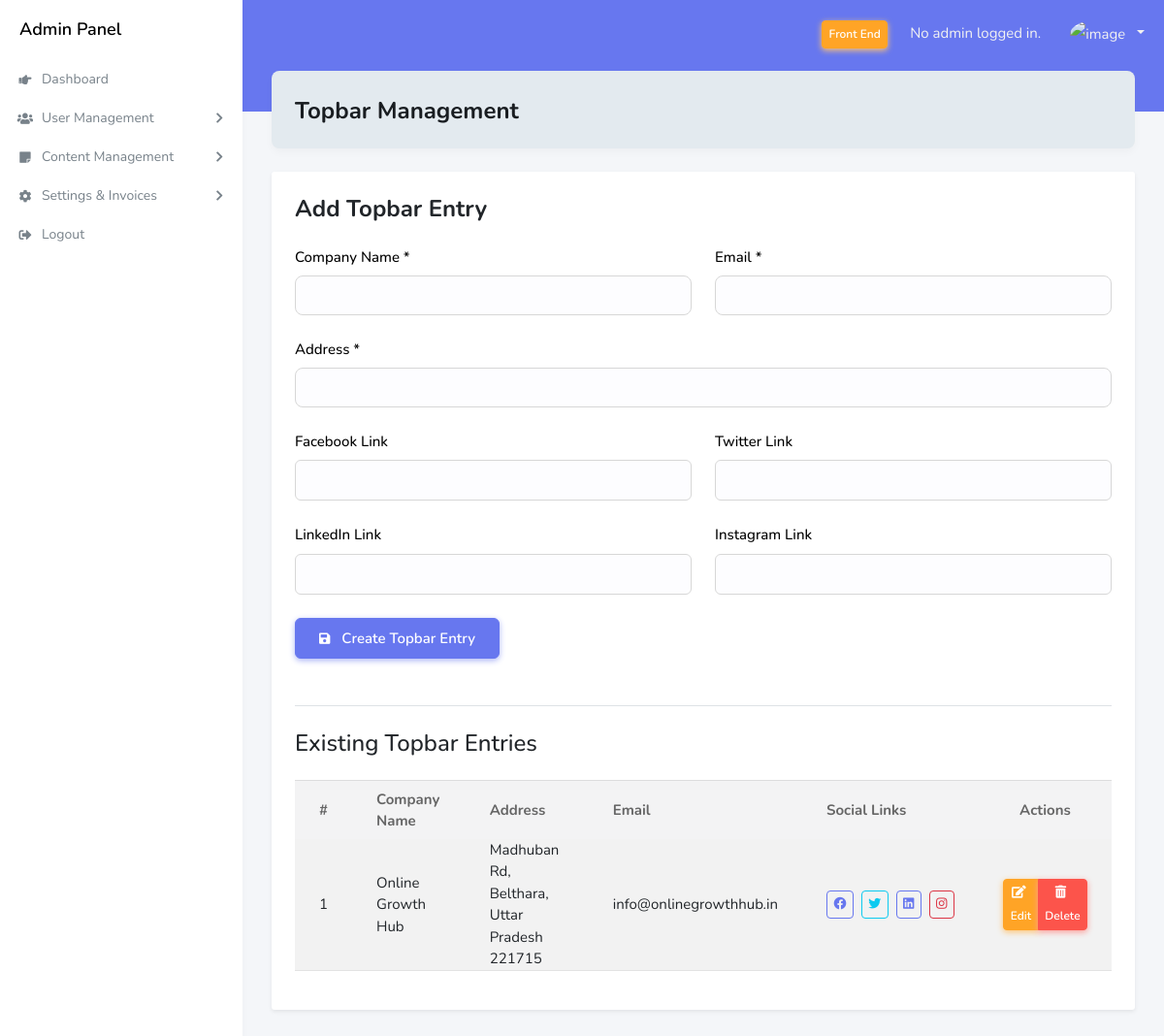
The app's page /admin/topbar-management.php with its own data.
### tables this page shows
CREATE TABLE `topbar` (
  `id` int(11) NOT NULL,
  `company_name` varchar(255) NOT NULL,
  `address` varchar(255) NOT NULL,
  `email` varchar(255) NOT NULL,
  `facebook_link` varchar(255) DEFAULT NULL,
  `twitter_link` varchar(255) DEFAULT NULL,
  `linkedin_link` varchar(255) DEFAULT NULL,
  `instagram_link` varchar(255) DEFAULT NULL
);

### admin/topbar-management.php (the view, shortened to what this page needs)
<?php include 'layouts/top.php'; ?>
<?php
$statement = $pdo->prepare("SELECT * FROM topbar");
$statement->execute();
$topbar_entries = $statement->fetchAll(PDO::FETCH_ASSOC);
$topbar_entry = null;
?>
<div class="main-content">
    <section class="section">
        <div class="section-header bg-light p-4 rounded-3 mb-4">
            <h1 class="h3 mb-0 text-dark">Topbar Management</h1>
        </div>
        <div class="section-body">
            <div class="row">
                <div class="col-12">
                    <div class="card shadow-sm">
                        <div class="card-body p-4">
                            <h4 class="card-title mb-4">
                                <?php echo isset($topbar_entry) ? 'Edit Topbar Entry' : 'Add Topbar Entry'; ?>
                            </h4>
                            <form action="" method="post" class="needs-validation" novalidate>
                                <div class="row">
                                    <div class="col-md-6 mb-4">
                                        <label class="form-label fw-medium">Company Name *</label>
                                        <input type="text" class="form-control form-control-lg" name="company_name"
                                               value="<?php echo isset($topbar_entry) ? htmlspecialchars($topbar_entry['company_name']) : ''; ?>" required>
                                    </div>
                                    <div class="col-md-6 mb-4">
                                        <label class="form-label fw-medium">Email *</label>
                                        <input type="email" class="form-control form-control-lg" name="email"
                                               value="<?php echo isset($topbar_entry) ? htmlspecialchars($topbar_entry['email']) : ''; ?>" required>
                                    </div>
                                </div>
                                <div class="mb-4">
                                    <label class="form-label fw-medium">Address *</label>
                                    <input type="text" class="form-control form-control-lg" name="address"
                                           value="<?php echo isset($topbar_entry) ? htmlspecialchars($topbar_entry['address']) : ''; ?>" required>
                                </div>
                                <div class="row">
                                    <div class="col-md-6 mb-4">
                                        <label class="form-label fw-medium">Facebook Link</label>
                                        <input type="url" class="form-control" name="facebook_link"
                                               value="<?php echo isset($topbar_entry) ? htmlspecialchars($topbar_entry['facebook_link']) : ''; ?>">
                                    </div>
                                    <div class="col-md-6 mb-4">
                                        <label class="form-label fw-medium">Twitter Link</label>
                                        <input type="url" class="form-control" name="twitter_link"
                                               value="<?php echo isset($topbar_entry) ? htmlspecialchars($topbar_entry['twitter_link']) : ''; ?>">
                                    </div>
                                </div>
                                <div class="row">
                                    <div class="col-md-6 mb-4">
                                        <label class="form-label fw-medium">LinkedIn Link</label>
                                        <input type="url" class="form-control" name="linkedin_link"
                                               value="<?php echo isset($topbar_entry) ? htmlspecialchars($topbar_entry['linkedin_link']) : ''; ?>">
                                    </div>
                                    <div class="col-md-6 mb-4">
                                        <label class="form-label fw-medium">Instagram Link</label>
                                        <input type="url" class="form-control" name="instagram_link"
                                               value="<?php echo isset($topbar_entry) ? htmlspecialchars($topbar_entry['instagram_link']) : ''; ?>">
                                    </div>
                                </div>
                                <div class="mb-4">
                                    <button type="submit" class="btn btn-primary px-4 py-2" name="form_submit">
                                        <i class="fas fa-save me-2"></i>
                                        <?php echo isset($topbar_entry) ? 'Update Topbar Entry' : 'Create Topbar Entry'; ?>
                                    </button>
                                </div>
                            </form>
                            <h2 class="h4 pt-4 border-top mt-5 mb-4">Existing Topbar Entries</h2>
                            <div class="table-responsive">
                                <table class="table table-hover table-striped align-middle">
                                    <thead class="table-light">
                                        <tr>
                                            <th scope="col" class="text-center">#</th>
                                            <th scope="col">Company Name</th>
                                            <th scope="col">Address</th>
                                            <th scope="col">Email</th>
                                            <th scope="col">Social Links</th>
                                            <th scope="col" class="text-center">Actions</th>
                                        </tr>
                                    </thead>
                                    <tbody>
                                        <?php foreach ($topbar_entries as $entry): ?>
                                            <tr>
                                                <td class="text-center"><?php echo htmlspecialchars($entry['id']); ?></td>
                                                <td><?php echo htmlspecialchars($entry['company_name']); ?></td>
                                                <td><?php echo htmlspecialchars($entry['address']); ?></td>
                                                <td><?php echo htmlspecialchars($entry['email']); ?></td>
                                                <td>
                                                    <div class="d-flex gap-2">
                                                        <?php if (!empty($entry['facebook_link'])): ?>
                                                            <a href="<?php echo htmlspecialchars($entry['facebook_link']); ?>" class="btn btn-sm btn-outline-primary" target="_blank">
                                                                <i class="fab fa-facebook"></i>
                                                            </a>
                                                        <?php endif; ?>
                                                        <?php if (!empty($entry['twitter_link'])): ?>
                                                            <a href="<?php echo htmlspecialchars($entry['twitter_link']); ?>" class="btn btn-sm btn-outline-info" target="_blank">
                                                                <i class="fab fa-twitter"></i>
                                                            </a>
                                                        <?php endif; ?>
                                                        <?php if (!empty($entry['linkedin_link'])): ?>
                                                            <a href="<?php echo htmlspecialchars($entry['linkedin_link']); ?>" class="btn btn-sm btn-outline-primary" target="_blank">
                                                                <i class="fab fa-linkedin"></i>
                                                            </a>
                                                        <?php endif; ?>
                                                        <?php if (!empty($entry['instagram_link'])): ?>
                                                            <a href="<?php echo htmlspecialchars($entry['instagram_link']); ?>" class="btn btn-sm btn-outline-danger" target="_blank">
                                                                <i class="fab fa-instagram"></i>
                                                            </a>
                                                        <?php endif; ?>
                                                    </div>
                                                </td>
                                                <td class="text-center">
                                                    <div class="btn-group" role="group">
                                                        <a href="?edit=<?php echo $entry['id']; ?>" class="btn btn-warning btn-sm">
                                                            <i class="fas fa-edit me-1"></i> Edit
                                                        </a>
                                                        <a href="?delete=<?php echo $entry['id']; ?>"
                                                           class="btn btn-danger btn-sm"
                                                           onclick="return confirm('Are you sure you want to delete this entry?');">
                                                            <i class="fas fa-trash-alt me-1"></i> Delete
                                                        </a>
                                                    </div>
                                                </td>
                                            </tr>
                                        <?php endforeach; ?>
                                    </tbody>
                                </table>
                            </div>
                        </div>
                    </div>
                </div>
            </div>
        </div>
    </section>
</div>
<?php include 'layouts/footer.php'; ?>

### dist-admin/css/custom.css (style rules this page uses)
:root { --font-common: 'Nunito', sans-serif; --font-size-common: 15px; --font-size-common-1: 14px; }
body { font-family: var(--font-common)!important; font-size: var(--font-size-common)!important; }
.btn { letter-spacing: normal; font-size: var(--font-size-common); }
.section { position: static; }
table tr td { border-bottom: 1px solid #e3e3e3 !important; vertical-align: middle!important; }
thead tr th { border-top: 1px solid #ddd!important; }
.form-control, .input-group-text, .custom-select, .custom-file-label, .select2-container .select2-selection--multiple, .select2-container .select2-selection--single, .note-editor.note-frame { border-color: #d7d7d7!important; }
.form-control { font-size: var(--font-size-common)!important; }
.form-label { color: #000; font-weight: 600; font-size: var(--font-size-common)!important; }

### records on screen
topbar: id "1", company_name "Online Growth Hub", address "Madhuban Rd, Belthara, Uttar Pradesh 221715", email "info@onlinegrowthhub.in"
